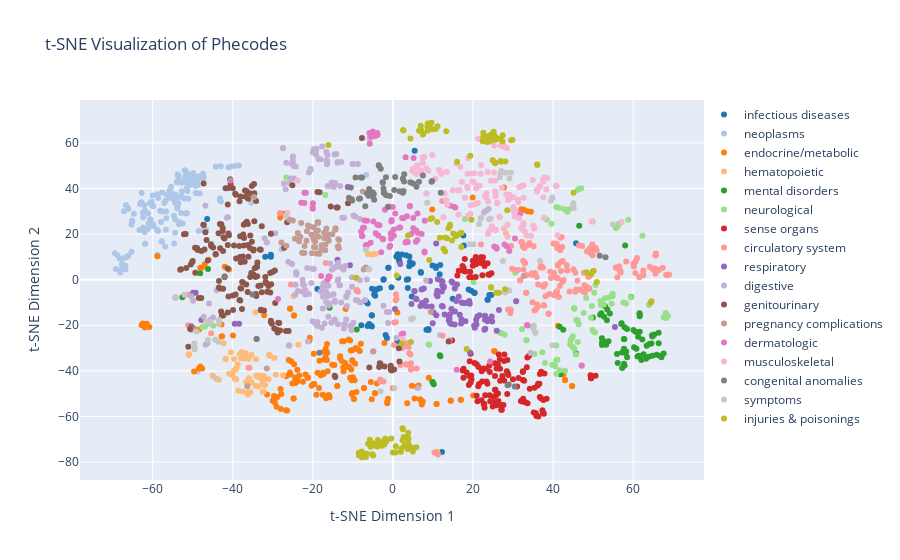

The notebook cell this image was saved under:
### Code cell
'''
Make interactive t-SNE using Plotly
'''

# Generate hover text for each point
hover_text = df.apply(lambda row: f"Phecode: {row['phecode']}<br>Phenotype: {row['phenotype']}", axis=1)

fig = go.Figure()

for i, category in enumerate(unique_categories):
    # Select data for each category
    category_data = df[df['category'] == category]
    category_embedded = embedded_vectors[category_data.index]
    
    # Use the combined list of colors for the plot
    color = all_colors[i % len(all_colors)]  # Ensure cycling through the colors if more categories than colors

    # Add a trace for each category with the corresponding color and hover text
    fig.add_trace(go.Scatter(
        x=category_embedded[:, 0],
        y=category_embedded[:, 1],
        mode='markers',
        marker=dict(color=color),  # Use the color from the combined color list
        name=category,  # This name appears in the legend
        text=hover_text[category_data.index],  # Hover text for points in this category
        hoverinfo='text'
    ))

# Customize hover label font size
fig.update_traces(hoverlabel=dict(font_size=12))

# Update the layout for better readability
fig.update_layout(
    title='t-SNE Visualization of Phecodes',
    xaxis_title='t-SNE Dimension 1',
    yaxis_title='t-SNE Dimension 2',
    hovermode='closest',
    legend=dict(x=1, y=1, bgcolor='rgba(255, 255, 255, 0.5)'),  # Adjust legend position if necessary
)

fig.show()
